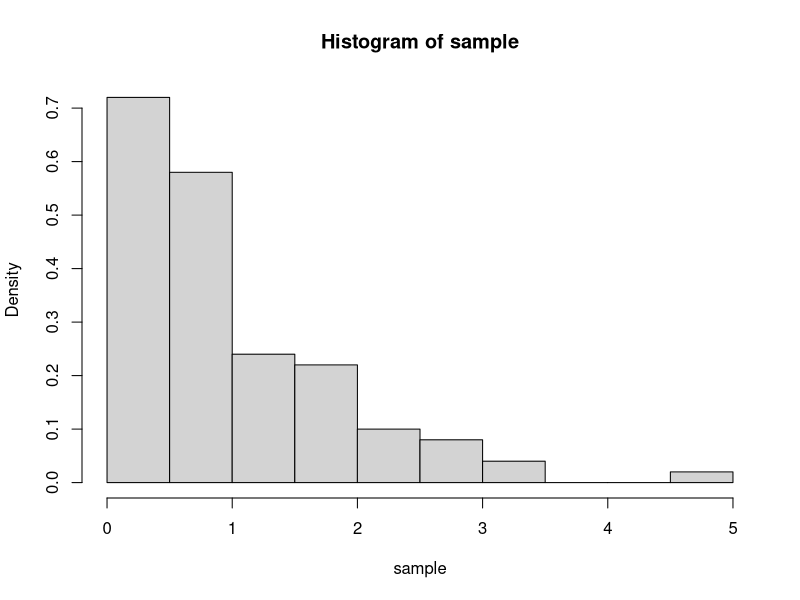

The R source for this figure:
# No.1
{
    #a) ----
    sample <- rexp(100)
    skewness <- function(x) mean((x-mean(x))^3)/sd(x)^3
    exp_skew <- skewness(sample)
    hist(sample,prob = T)
    
    #b) ----
    
    lambda <- 1/mean(sample)
    skew <- sapply(1:50,function(x) skewness(rexp(100,lambda)))
    var_skew <- var(skew)
    IC <- sapply(c(-1,1),function(i) exp_skew + i*qnorm(0.975)*sd(skew))
    IC
    
    #c) ----
    
    real_skew <- 2
    real_skew > IC[1] && real_skew < IC[2] ## Verif
    
}



# No.2

{
    #a
    prob <- c(0.25,0.35,0.5,0.6,0.75,0.85)
    u <- sapply(prob,function(x) qexp(x,1))
    limited_loss <- function(data,min) sapply(min,function(y) 1/length(data) *sum(sapply(data, function(x)  min(y,x))))
    lim_exp <- limited_loss(sample,u)
    
    #b
    bootstrap_IC <- function(val){
        data <- lapply(1:50,function(x) rexp(100,lambda))
        simul <- sapply(1:50,function(x) limited_loss(data[[x]],val))
        IC <- sapply(c(-1,1),function(i) limited_loss(sample,val) + i*qnorm(0.975)*sd(simul))
        IC
    }
    lapply(c(qexp(0.5),qexp(0.75)),bootstrap_IC)
}
